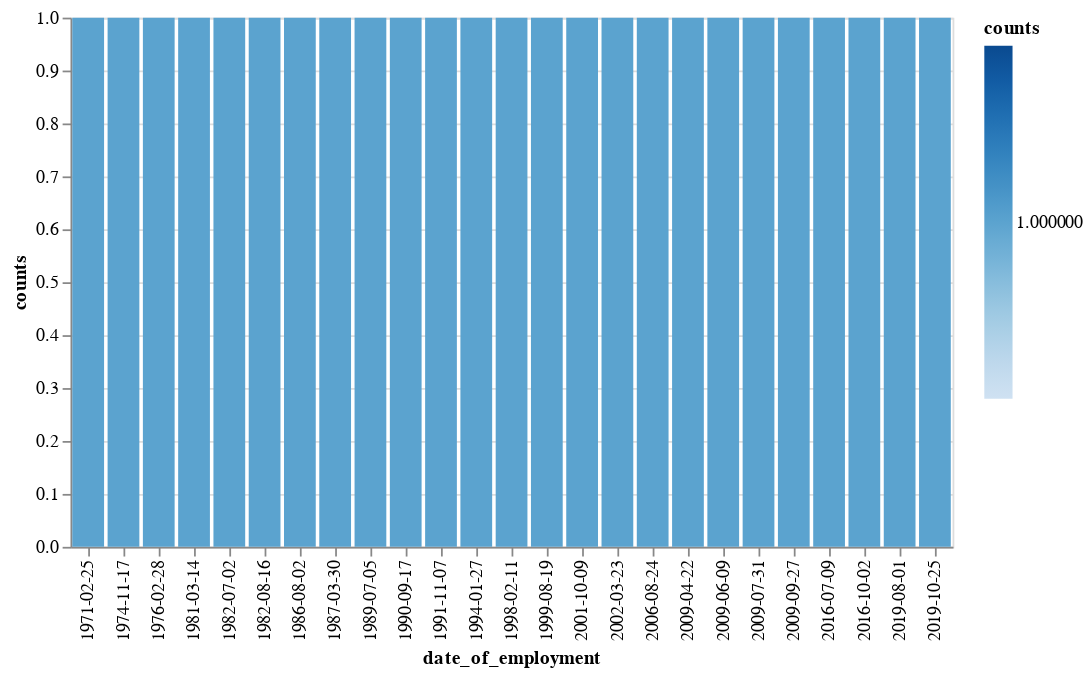

Source (notebook cell):
### Markdown cell above
# chart1

### Code cell
data = pd.DataFrame(workers, columns=['date_of_employment'])
data = pd.DataFrame(workers.value_counts(ascending=False).iloc[:25])
alt.Chart(data.reset_index().rename(columns={0: "counts"})).mark_bar(orient='vertical').encode(
    x='date_of_employment',
    y='counts', color='counts'
)

### Figure 1 — Vega-Lite specification as saved in the notebook (floating-point values rounded to 4 significant figures)
{"config": {"view": {"continuousWidth": 400, "continuousHeight": 300}}, "data": {"name": "data-e44ea7b38d7da523d8a2bd1eee50e275"}, "mark": {"type": "bar", "orient": "vertical"}, "encoding": {"color": {"field": "counts", "type": "quantitative"}, "x": {"field": "date_of_employment", "type": "nominal"}, "y": {"field": "counts", "type": "quantitative"}}, "$schema": "https://vega.github.io/schema/vega-lite/v4.17.0.json", "datasets": {"data-e44ea7b38d7da523d8a2bd1eee50e275": [{"Unnamed: 0": 0, "id": 15404, "name": "Gilberto Riccati", "team": "MediumSlateBlue", "date_of_employment": "1998-02-11", "employment_type": "Full time", "counts": 1}, {"Unnamed: 0": 671, "id": 14208, "name": "Gemma Boezio-Bignardi", "team": "Linen", "date_of_employment": "1982-07-02", "employment_type": "Half time", "counts": 1}, {"Unnamed: 0": 658, "id": 15084, "name": "Fausto Accardo", "team": "LightPink", "date_of_employment": "2002-03-23", "employment_type": "Half time", "counts": 1}, {"Unnamed: 0": 659, "id": 14630, "name": "Aria Rastelli", "team": "LightPink", "date_of_employment": "2019-10-25", "employment_type": "Half time", "counts": 1}, {"Unnamed: 0": 660, "id": 19840, "name": "Damiano Pucci-Germano", "team": "Orange", "date_of_employment": "1981-03-14", "employment_type": "Half time", "counts": 1}, {"Unnamed: 0": 661, "id": 9524, "name": "Marcello Schicchi", "team": "LightPink", "date_of_employment": "1982-08-16", "employment_type": "Half time", "counts": 1}, {"Unnamed: 0": 662, "id": 7329, "name": "Sig. Baccio Turati", "team": "LightPink", "date_of_employment": "1989-07-05", "employment_type": "Half time", "counts": 1}, {"Unnamed: 0": 663, "id": 8285, "name": "Adamo Soffici", "team": "Orange", "date_of_employment": "2009-06-09", "employment_type": "Half time", "counts": 1}, {"Unnamed: 0": 664, "id": 7360, "name": "Rodolfo Giacconi", "team": "MediumSlateBlue", "date_of_employment": "1971-02-25", "employment_type": "Half time", "counts": 1}, {"Unnamed: 0": 665, "id": 13857, "name": "Jolanda Nievo", "team": "Orange", "date_of_employment": "2009-09-27", "employment_type": "Half time", "counts": 1}, {"Unnamed: 0": 666, "id": 96, "name": "Gastone Capecchi", "team": "LightPink", "date_of_employment": "2019-08-01", "employment_type": "Half time", "counts": 1}, {"Unnamed: 0": 667, "id": 2895, "name": "Girolamo Ligorio", "team": "DarkRed", "date_of_employment": "1986-08-02", "employment_type": "Half time", "counts": 1}, {"Unnamed: 0": 668, "id": 7608, "name": "Marcella Fabbri", "team": "Linen", "date_of_employment": "1991-11-07", "employment_type": "Half time", "counts": 1}, {"Unnamed: 0": 669, "id": 1005, "name": "Dott. Giulio Accardo", "team": "LightPink", "date_of_employment": "2001-10-09", "employment_type": "Half time", "counts": 1}, {"Unnamed: 0": 670, "id": 14676, "name": "Carolina Gasperi", "team": "MediumSlateBlue", "date_of_employment": "2016-07-09", "employment_type": "Half time", "counts": 1}, {"Unnamed: 0": 672, "id": 2503, "name": "Stella Ferretti", "team": "DarkRed", "date_of_employment": "2006-08-24", "employment_type": "Half time", "counts": 1}, {"Unnamed: 0": 687, "id": 31945, "name": "Simonetta Dandolo", "team": "MediumSlateBlue", "date_of_employment": "1990-09-17", "employment_type": "Half time", "counts": 1}, {"Unnamed: 0": 673, "id": 22636, "name": "Germana Morandini", "team": "Orange", "date_of_employment": "1987-03-30", "employment_type": "Half time", "counts": 1}, {"Unnamed: 0": 674, "id": 8070, "name": "Susanna Brunelleschi", "team": "Orange", "date_of_employment": "1999-08-19", "employment_type": "Half time", "counts": 1}, {"Unnamed: 0": 675, "id": 2458, "name": "Dario Paolini", "team": "LightPink", "date_of_employment": "1974-11-17", "employment_type": "Half time", "counts": 1}, {"Unnamed: 0": 676, "id": 4195, "name": "Tonia Cerquiglini", "team": "Linen", "date_of_employment": "2009-07-31", "employment_type": "Half time", "counts": 1}, {"Unnamed: 0": 677, "id": 28556, "name": "Sandro Cimini", "team": "DarkRed", "date_of_employment": "1976-02-28", "employment_type": "Half time", "counts": 1}, {"Unnamed: 0": 678, "id": 17680, "name": "Mirko Asmundo", "team": "Orange", "date_of_employment": "1994-01-27", "employment_type": "Half time", "counts": 1}, {"Unnamed: 0": 679, "id": 4376, "name": "Dott. Giorgio Natta", "team": "MediumSlateBlue", "date_of_employment": "2009-04-22", "employment_type": "Half time", "counts": 1}, {"Unnamed: 0": 680, "id": 31960, "name": "Jacopo Lombroso-Pertile", "team": "Orange", "date_of_employment": "2016-10-02", "employment_type": "Half time", "counts": 1}]}}
